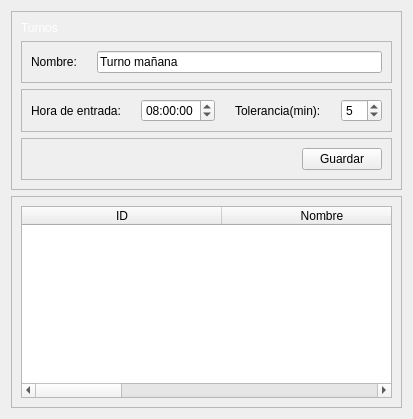
               <widget class="QWidget" name="page_turns">
                <layout class="QVBoxLayout" name="verticalLayout_14">
                 <item>
                  <widget class="QFrame" name="frame_7">
                   <property name="styleSheet">
                    <string notr="true"/>
                   </property>
                   <property name="frameShape">
                    <enum>QFrame::StyledPanel</enum>
                   </property>
                   <property name="frameShadow">
                    <enum>QFrame::Raised</enum>
                   </property>
                   <layout class="QVBoxLayout" name="verticalLayout_6">
                    <item>
                     <widget class="QLabel" name="label_18">
                      <property name="styleSheet">
                       <string notr="true">font: 75 18pt &quot;MS Shell Dlg 2&quot;;
color: rgb(255, 255, 255);</string>
                      </property>
                      <property name="lineWidth">
                       <number>15</number>
                      </property>
                      <property name="text">
                       <string>Turnos</string>
                      </property>
                     </widget>
                    </item>
                    <item>
                     <widget class="QFrame" name="frame_control_10">
                      <property name="frameShape">
                       <enum>QFrame::StyledPanel</enum>
                      </property>
                      <property name="frameShadow">
                       <enum>QFrame::Raised</enum>
                      </property>
                      <layout class="QHBoxLayout" name="horizontalLayout_8" stretch="1,8">
                       <property name="spacing">
                        <number>20</number>
                       </property>
                       <item>
                        <widget class="QLabel" name="label_19">
                         <property name="text">
                          <string>Nombre:</string>
                         </property>
                        </widget>
                       </item>
                       <item>
                        <widget class="QLineEdit" name="txt_turn_name">
                         <property name="toolTip">
                          <string>El grado es </string>
                         </property>
                         <property name="text">
                          <string>Turno mañana</string>
                         </property>
                        </widget>
                       </item>
                      </layout>
                     </widget>
                    </item>
                    <item>
                     <widget class="QFrame" name="frame_control_15">
                      <property name="styleSheet">
                       <string notr="true"/>
                      </property>
                      <property name="frameShape">
                       <enum>QFrame::StyledPanel</enum>
                      </property>
                      <property name="frameShadow">
                       <enum>QFrame::Raised</enum>
                      </property>
                      <layout class="QHBoxLayout" name="horizontalLayout_17" stretch="1,3,1,3">
                       <property name="spacing">
                        <number>20</number>
                       </property>
                       <item>
                        <widget class="QLabel" name="label_27">
                         <property name="text">
                          <string>Hora de entrada:</string>
                         </property>
                        </widget>
                       </item>
                       <item>
                        <widget class="QTimeEdit" name="tm_turn_time">
                         <property name="specialValueText">
                          <string/>
                         </property>
                         <property name="calendarPopup">
                          <bool>true</bool>
                         </property>
                         <property name="time">
                          <time>
                           <hour>8</hour>
                           <minute>0</minute>
                           <second>0</second>
                          </time>
                         </property>
                        </widget>
                       </item>
                       <item>
                        <widget class="QLabel" name="label_28">
                         <property name="text">
                          <string>Tolerancia(min):</string>
                         </property>
                        </widget>
                       </item>
                       <item>
                        <widget class="QSpinBox" name="sp_turn_tolerance">
                         <property name="value">
                          <number>5</number>
                         </property>
                        </widget>
                       </item>
                      </layout>
                     </widget>
                    </item>
                    <item>
                     <widget class="QFrame" name="frame_8">
                      <property name="frameShape">
                       <enum>QFrame::StyledPanel</enum>
                      </property>
                      <property name="frameShadow">
                       <enum>QFrame::Raised</enum>
                      </property>
                      <layout class="QHBoxLayout" name="horizontalLayout_18">
                       <item>
                        <spacer name="horizontalSpacer_3">
                         <property name="orientation">
                          <enum>Qt::Horizontal</enum>
                         </property>
                         <property name="sizeHint" stdset="0">
                          <size>
                           <width>40</width>
                           <height>20</height>
                          </size>
                         </property>
                        </spacer>
                       </item>
                       <item>
                        <widget class="QPushButton" name="btn_turn_save">
                         <property name="text">
                          <string>Guardar</string>
                         </property>
                        </widget>
                       </item>
                      </layout>
                     </widget>
                    </item>
                   </layout>
                  </widget>
                 </item>
                 <item>
                  <widget class="QFrame" name="frame_9">
                   <property name="styleSheet">
                    <string notr="true"/>
                   </property>
                   <property name="frameShape">
                    <enum>QFrame::StyledPanel</enum>
                   </property>
                   <property name="frameShadow">
                    <enum>QFrame::Raised</enum>
                   </property>
                   <layout class="QVBoxLayout" name="verticalLayout_12">
                    <item>
                     <widget class="QTableWidget" name="tbl_turns">
                      <property name="selectionMode">
                       <enum>QAbstractItemView::SingleSelection</enum>
                      </property>
                      <property name="selectionBehavior">
                       <enum>QAbstractItemView::SelectRows</enum>
                      </property>
                      <attribute name="horizontalHeaderDefaultSectionSize">
                       <number>200</number>
                      </attribute>
                      <attribute name="horizontalHeaderStretchLastSection">
                       <bool>true</bool>
                      </attribute>
                      <column>
                       <property name="text">
                        <string>ID</string>
                       </property>
                      </column>
                      <column>
                       <property name="text">
                        <string>Nombre</string>
                       </property>
                      </column>
                      <column>
                       <property name="text">
                        <string>Hora de entrada</string>
                       </property>
                      </column>
                      <column>
                       <property name="text">
                        <string>Tolerancia</string>
                       </property>
                      </column>
                     </widget>
                    </item>
                   </layout>
                  </widget>
                 </item>
                </layout>
               </widget>
